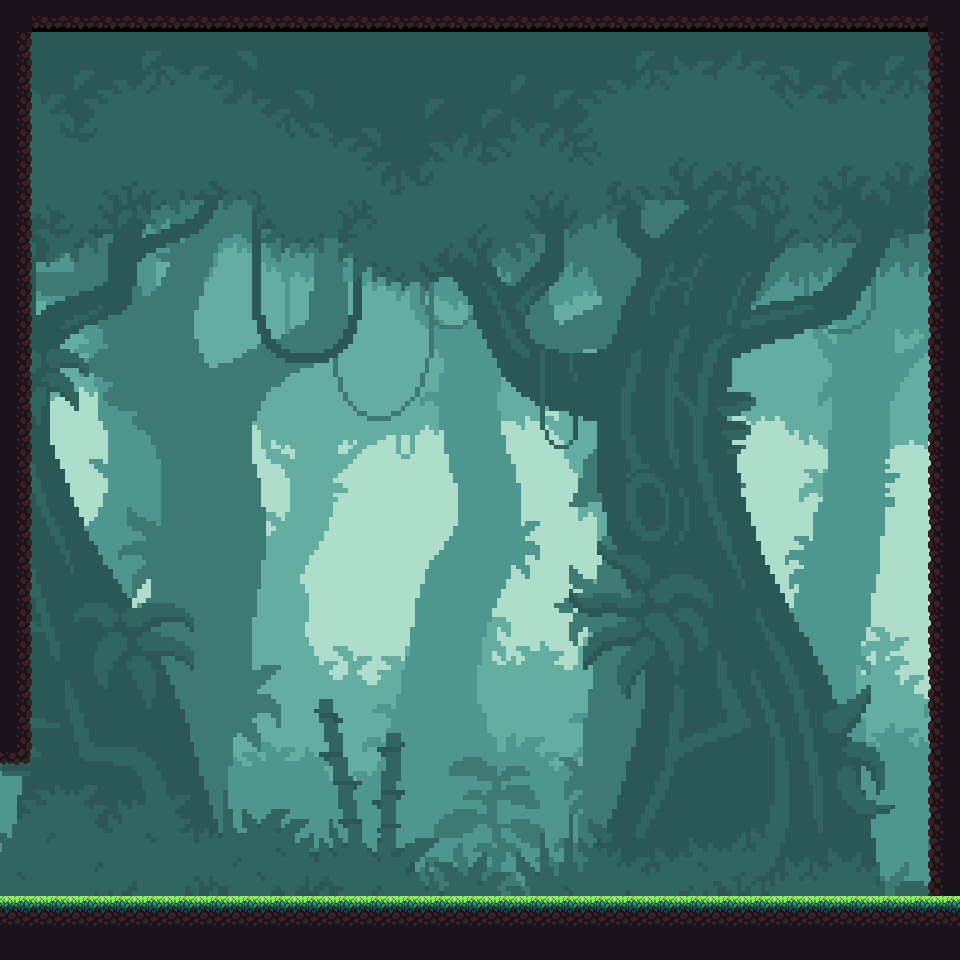

A level layout from a 2D game, rendered from its tile map. Below: a short description, then the map file with its tile-grid data intact:
An orthogonal 30x30 tile map with 32x32 px tiles, 1 tile layer (Tile Layer 1), 2 tilesets, 1 image layer and 7 objects (4x wall, portal_w, p_w, p_d).

<map version="1.2" tiledversion="1.3.2" orientation="orthogonal" renderorder="right-down" compressionlevel="0" width="30" height="30" tilewidth="32" tileheight="32" infinite="0" nextlayerid="4" nextobjectid="9">
 <tileset firstgid="1" source="temp_portal.tsx" />
 <tileset firstgid="2" source="tileset_1.tsx" />
 <imagelayer id="3" name="Image Layer 1" offsetx="-96" offsety="32">
  <image source="c0_hep.png" width="1538" height="862" />
 </imagelayer>
 <layer id="1" name="Tile Layer 1" width="30" height="30">
  <data encoding="csv">
10,17,17,17,17,17,17,17,17,17,17,17,17,17,17,17,17,17,17,17,17,17,17,17,17,17,17,17,17,10,
11,0,0,0,0,0,0,0,0,0,0,0,0,0,0,0,0,0,0,0,0,0,0,0,0,0,0,0,0,9,
11,0,0,0,0,0,0,0,0,0,0,0,0,0,0,0,0,0,0,0,0,0,0,0,0,0,0,0,0,9,
11,0,0,0,0,0,0,0,0,0,0,0,0,0,0,0,0,0,0,0,0,0,0,0,0,0,0,0,0,9,
11,0,0,0,0,0,0,0,0,0,0,0,0,0,0,0,0,0,0,0,0,0,0,0,0,0,0,0,0,9,
11,0,0,0,0,0,0,0,0,0,0,0,0,0,0,0,0,0,0,0,0,0,0,0,0,0,0,0,0,9,
11,0,0,0,0,0,0,0,0,0,0,0,0,0,0,0,0,0,0,0,0,0,0,0,0,0,0,0,0,9,
11,0,0,0,0,0,0,0,0,0,0,0,0,0,0,0,0,0,0,0,0,0,0,0,0,0,0,0,0,9,
11,0,0,0,0,0,0,0,0,0,0,0,0,0,0,0,0,0,0,0,0,0,0,0,0,0,0,0,0,9,
11,0,0,0,0,0,0,0,0,0,0,0,0,0,0,0,0,0,0,0,0,0,0,0,0,0,0,0,0,9,
11,0,0,0,0,0,0,0,0,0,0,0,0,0,0,0,0,0,0,0,0,0,0,0,0,0,0,0,0,9,
11,0,0,0,0,0,0,0,0,0,0,0,0,0,0,0,0,0,0,0,0,0,0,0,0,0,0,0,0,9,
11,0,0,0,0,0,0,0,0,0,0,0,0,0,0,0,0,0,0,0,0,0,0,0,0,0,0,0,0,9,
11,0,0,0,0,0,0,0,0,0,0,0,0,0,0,0,0,0,0,0,0,0,0,0,0,0,0,0,0,9,
11,0,0,0,0,0,0,0,0,0,0,0,0,0,0,0,0,0,0,0,0,0,0,0,0,0,0,0,0,9,
11,0,0,0,0,0,0,0,0,0,0,0,0,0,0,0,0,0,0,0,0,0,0,0,0,0,0,0,0,9,
11,0,0,0,0,0,0,0,0,0,0,0,0,0,0,0,0,0,0,0,0,0,0,0,0,0,0,0,0,9,
11,0,0,0,0,0,0,0,0,0,0,0,0,0,0,0,0,0,0,0,0,0,0,0,0,0,0,0,0,9,
11,0,0,0,0,0,0,0,0,0,0,0,0,0,0,0,0,0,0,0,0,0,0,0,0,0,0,0,0,9,
11,0,0,0,0,0,0,0,0,0,0,0,0,0,0,0,0,0,0,0,0,0,0,0,0,0,0,0,0,9,
11,0,0,0,0,0,0,0,0,0,0,0,0,0,0,0,0,0,0,0,0,0,0,0,0,0,0,0,0,9,
11,0,0,0,0,0,0,0,0,0,0,0,0,0,0,0,0,0,0,0,0,0,0,0,0,0,0,0,0,9,
11,0,0,0,0,0,0,0,0,0,0,0,0,0,0,0,0,0,0,0,0,0,0,0,0,0,0,0,0,9,
18,0,0,0,0,0,0,0,0,0,0,0,0,0,0,0,0,0,0,0,0,0,0,0,0,0,0,0,0,9,
0,0,0,0,0,0,0,0,0,0,0,0,0,0,0,0,0,0,0,0,0,0,0,0,0,0,0,0,0,9,
0,0,0,0,0,0,0,0,0,0,0,0,0,0,0,0,0,0,0,0,0,0,0,0,0,0,0,0,0,9,
0,0,0,0,0,0,0,0,0,0,0,0,0,0,0,0,0,0,0,0,0,0,0,0,0,0,0,0,0,9,
0,0,0,0,0,0,0,0,0,0,0,0,0,0,0,0,0,0,0,0,0,0,0,0,0,0,0,0,0,9,
3,3,3,3,3,3,3,3,3,3,3,3,3,3,3,3,3,3,3,3,3,3,3,3,3,3,3,3,3,3,
10,10,10,10,10,10,10,10,10,10,10,10,10,10,10,10,10,10,10,10,10,10,10,10,10,10,10,10,10,10
</data>
 </layer>
 <objectgroup id="2" name="Object Layer 1">
  <object id="1" name="wall" x="0" y="896" width="960" height="32" />
  <object id="2" name="wall" x="928" y="0" width="32" height="928" />
  <object id="3" name="wall" x="32" y="0" width="928" height="32" />
  <object id="4" name="wall" x="0" y="0" width="32" height="768" />
  <object id="5" name="portal_w" x="0" y="768" width="32" height="128" />
  <object id="7" name="p_w" x="64" y="864" width="32" height="32" />
  <object id="8" name="p_d" x="448" y="288" width="32" height="32" />
 </objectgroup>
</map>
